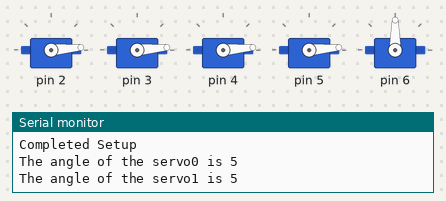
Recording of a sketch running on a simulated Arduino Uno, built with avr-gcc and run on an emulated ATmega328P. On the bench: 5 × servo, the last lines printed to the serial monitor.

Above: at 0.05 s.
At 0.85 s:
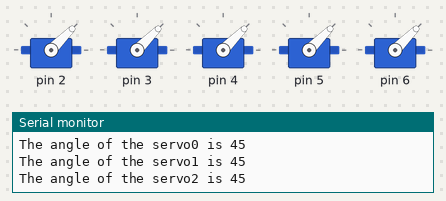
At 1.65 s:
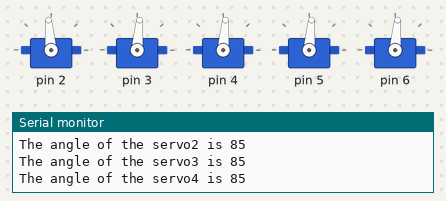
At 3.25 s:
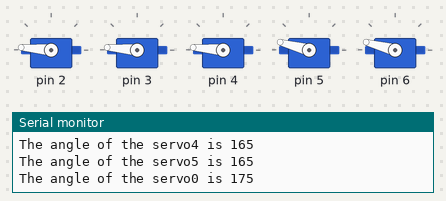
At 4.8 s:
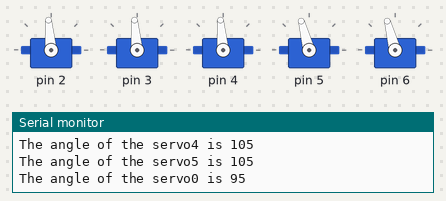
At 6.45 s:
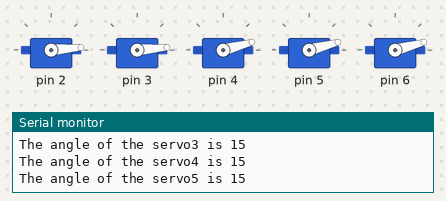
Timing chart, 0 to 8.4 s (numbered marks = the images above):
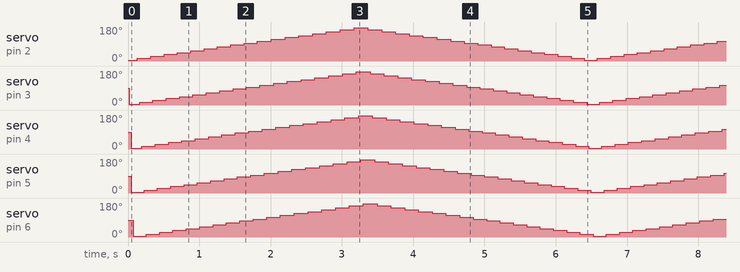

The sketch:

sketch_apr12a.ino
```cpp
// Carson Gedeus
// sketch_apr12a.ino
// Robots source-code for Arduino

#include <Servo.h>

#define SERVO_TO_PIN(x) (x+2)

Servo myservo[6];
int pos = 5;                                           //Beginning Degree
int RotateDirection = 0;
int j;

void setup()
{
  Serial.begin(9600);
  for(int ServoNum = 0; ServoNum < 5; ServoNum++)      //Creating for each cell in the myservo array
  {
    myservo[ServoNum].attach(SERVO_TO_PIN(ServoNum));  //attaches each pin to the program
  }
  Serial.println("Completed Setup");
}

void loop()
{
  pos += RotateDirection;

  if(pos >= 175)
  {
    RotateDirection = -10;
  }

  if(pos <=5)
  {
    RotateDirection = 10;
  }

  for(int ServoNum = 0; ServoNum <= 5; ServoNum++)
  {
    myservo[ServoNum].write(pos);                      // tell servo to go to position in variable 'pos'
    delay(15);                                         // waits 15ms for the servo to reach the position
    Serial.print("The angle of the servo");
    Serial.print(ServoNum);
    Serial.print(" is ");
    Serial.print(myservo[ServoNum].read());
    Serial.print('\n');
    //delay(500);
  }
}
```
